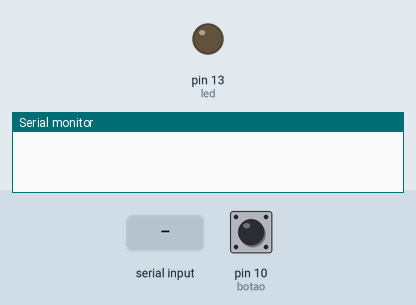
Bench run of a sketch on a simulated Arduino Uno, built with avr-gcc and run on an emulated ATmega328P. Parts: output pins drawn as LEDs (lit = HIGH), the last lines printed to the serial monitor. Dashed ring = blinking. Inputs (shaded band) come from the test bench; at power-on: pin 10 (botao) LOW.

Above: at 1.2 s.
1.3 s: pin 10 (botao) pulled HIGH for 0.15 s
At 2.2 s:
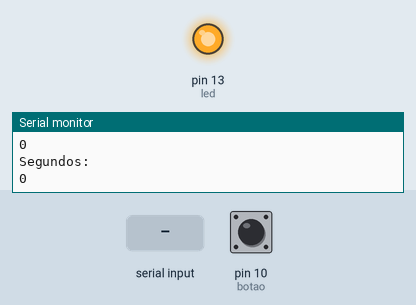
3.3 s: "90,45\n" received over Serial
4.8 s: pin 10 (botao) pulled HIGH for 1 s
At 6.36 s:
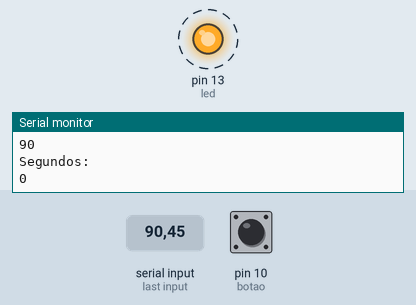
Timing chart, 0 to 14.8 s (numbered marks = the images above; inputs shaded):
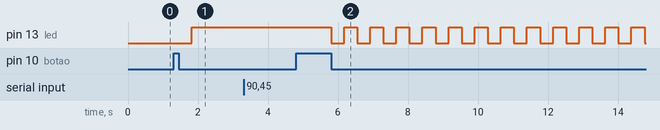

Measured:
- after the input at 1.3 s, pin 13 (led): LOW → HIGH after 0.52 s
- after the input at 4.8 s, pin 13 (led): alternates HIGH for 0.37 s and LOW for 0.37 s, starting after 1.0 s

The sketch:

Led_Pisca.ino
```cpp
unsigned long tempodelay = 32767;
unsigned long tempodelay1= 153000/2; // 500ms
unsigned const int led = 13 ;
unsigned const int botao = 10;
unsigned int minutos=0;
 float tempo = 0;
unsigned int segundos=0;
String minuto = " ";
String segundo = " ";
void setup(){
  pinMode(led,OUTPUT);
  pinMode(botao,INPUT);
  Serial.begin(9600);
}
void loop(){
  if(Serial.available()){
  Serial.println("Insira os Minutos:");
  minuto = Serial.readString();
  Serial.flush();
  tempo = minuto.toFloat();
  Serial.println(tempo);
  minutos = tempo;
  segundos = (tempo - minutos)*100;
  segundos = segundos + 0.0100001191;
  Serial.println("Minutos:");
  Serial.println(minutos);
  Serial.println("Segundos:");
  Serial.println(segundos);
  }

  if(digitalRead(botao) == HIGH){ while(digitalRead(botao) == HIGH){}
  for(int cont1 = minutos ; cont1 >=0;cont1--){
   for(int cont2 = segundos ; cont2 >=0;cont2--){
    Serial.println("Minutos:");
    Serial.println(cont1);
    Serial.println("Segundos:");
    Serial.println(cont2);
    for(int cont = 0 ; cont < tempodelay1 ; cont ++){digitalWrite(led,LOW);}
    for(int cont = 0 ; cont < tempodelay1 ; cont ++){digitalWrite(led,HIGH);}
   }
  }
}
}
```
